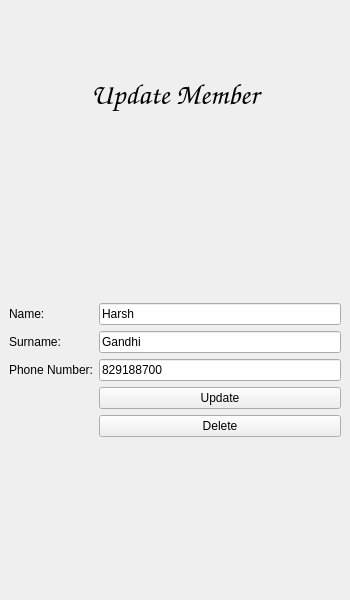
<?xml version="1.0" encoding="UTF-8"?>
<ui version="4.0">
 <class>MainWindow</class>
 <widget class="QMainWindow" name="MainWindow">
  <property name="geometry">
   <rect>
    <x>0</x>
    <y>0</y>
    <width>350</width>
    <height>600</height>
   </rect>
  </property>
  <property name="windowTitle">
   <string>Update Member</string>
  </property>
  <property name="windowIcon">
   <iconset>
    <normaloff>icons/members.png</normaloff>icons/members.png</iconset>
  </property>
  <widget class="QWidget" name="centralwidget">
   <layout class="QVBoxLayout" name="mainlayout">
    <item>
     <layout class="QVBoxLayout" name="topmainLayout">
      <property name="topMargin">
       <number>20</number>
      </property>
      <property name="bottomMargin">
       <number>0</number>
      </property>
      <item>
       <widget class="QLabel" name="updatememberlabel">
        <property name="font">
         <font>
          <family>Comic Sans MS</family>
          <pointsize>22</pointsize>
         </font>
        </property>
        <property name="text">
         <string>Update Member</string>
        </property>
        <property name="alignment">
         <set>Qt::AlignCenter</set>
        </property>
       </widget>
      </item>
      <item>
       <widget class="QLabel" name="imglabel">
        <property name="text">
         <string/>
        </property>
        <property name="pixmap">
         <pixmap>icons/members.png</pixmap>
        </property>
        <property name="alignment">
         <set>Qt::AlignCenter</set>
        </property>
       </widget>
      </item>
     </layout>
    </item>
    <item>
     <layout class="QFormLayout" name="formLayout">
      <property name="topMargin">
       <number>0</number>
      </property>
      <item row="0" column="0">
       <widget class="QLabel" name="namelabel">
        <property name="text">
         <string>Name:</string>
        </property>
       </widget>
      </item>
      <item row="1" column="0">
       <widget class="QLabel" name="surnamelabel">
        <property name="text">
         <string>Surname:</string>
        </property>
       </widget>
      </item>
      <item row="0" column="1">
       <widget class="QLineEdit" name="nameentry">
        <property name="text">
         <string>Harsh</string>
        </property>
       </widget>
      </item>
      <item row="1" column="1">
       <widget class="QLineEdit" name="surnameentry">
        <property name="text">
         <string>Gandhi</string>
        </property>
       </widget>
      </item>
      <item row="2" column="1">
       <widget class="QLineEdit" name="phoneentry">
        <property name="text">
         <string>829188700</string>
        </property>
       </widget>
      </item>
      <item row="3" column="1">
       <widget class="QPushButton" name="updateButton">
        <property name="text">
         <string>Update</string>
        </property>
       </widget>
      </item>
      <item row="2" column="0">
       <widget class="QLabel" name="phonelabel">
        <property name="text">
         <string>Phone Number:</string>
        </property>
       </widget>
      </item>
      <item row="4" column="1">
       <widget class="QPushButton" name="deleteButton">
        <property name="text">
         <string>Delete</string>
        </property>
       </widget>
      </item>
     </layout>
    </item>
   </layout>
  </widget>
 </widget>
 <resources/>
 <connections/>
</ui>
